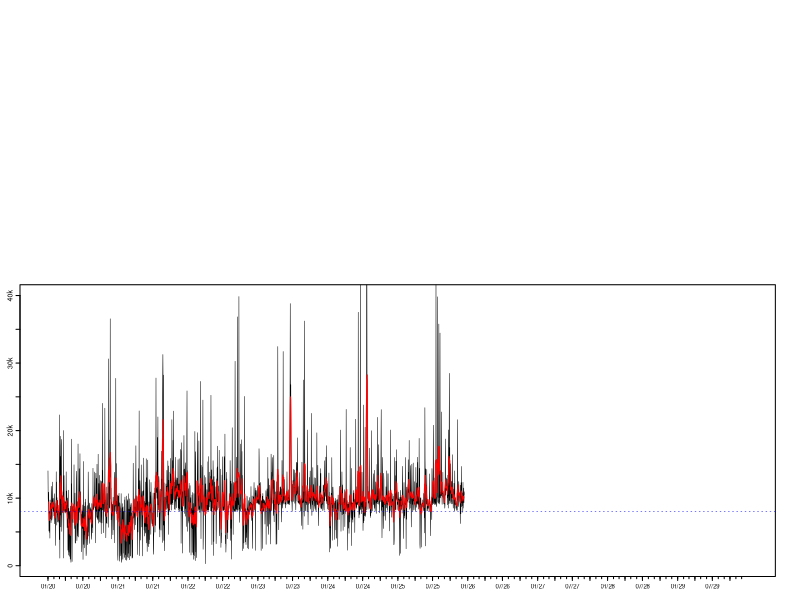

This chart was generated by the following R code: (Note: this script raises an error after producing the figure.)
##### Load libraries and initialise data ------------------------------------------------------------------

# Load libraries
library(tidyverse)
library(zoo)
library(grid)
library(gridBase)

# Set working directory
setwd("~/GitHub/CountingSteps")

# Load in step data
data <- read.csv("Data/StepData.csv")

# Format date objects
names(data)[1] <- "Year"
data <- mutate(data, Date = as.Date(paste(Month, Day, Year, sep = "/"), "%m/%d/%Y"))





##### Plot distribution of daily step counts --------------------------------------------------------------

# Function to generate histogram
hPlot <- function(){
  par(lwd = 0.5)
  histColours <-  c(colorRampPalette(c("red4", "red"), 0.5)(8), 
                    colorRampPalette(c("green", "green4"))(8), rep("green4", 24))
  h <- hist(data$Steps, breaks = seq(0, 40000, by = 1000), plot = FALSE)
  h$density <- h$counts/sum(h$counts)*100
  plot(h, freq = FALSE, xlab = "", xaxt = "n",
       ylab = "", yaxt = "n", col = histColours, main = "", ylim = c(0, 30))
  axis(side = 1, at = seq(0, 40000, by = 5000), labels = c("0", "", "10k", "", "20k", "", "30k", "", "40k"))
  axis(side = 2, at = seq(0, 30, by = 5), labels = c("0%", "", "10%", "", "20%", "", "30%"),
       mgp = c(0, 0.17, 0))
  abline(v = 8000, col = "blue", lty = 3, lwd = 0.5)
  box(lwd = 1)}





##### Plot moving average and daily counts ----------------------------------------------------------------

# Function to generate time series plot
tPlot <- function(){
  plot(data$Date, data$Steps, type = "l", ylim = c(0, 40000), xlab = "", xaxt = "n",
       ylab = "", yaxt = "n", lwd = 0.5)
  axis.Date(1, at = seq(min(data$Date), max(data$Date), by = "3 mon"), format = "%m/%y", cex.axis = 0.36)
  axis.Date(1, at = seq(min(data$Date), max(data$Date), by = "1 mon"), labels = FALSE, tcl = -0.11)
  axis(side = 2, at = seq(0, 40000, by = 5000), labels = c("0", "", "10k", "", "20k", "", "30k", "", "40k"),
       mgp = c(0, 0.17, 0))
  lines(data$Date, rollmean(data$Steps, 7, fill = list(NA, NULL, NA)), col = "red", lwd = 1)
  abline(h = 8000, col = "blue", lty = 3, lwd = 0.5)}





##### Get overall step count stats ------------------------------------------------------------------------

# Get longest goal streak
goalStreak <- rle(data$Steps >= 8000)
goalStreak <- max(goalStreak$lengths[goalStreak$values == TRUE])

# Calculate total steps, total distance, and average daily steps
# Also calculate rate that goal is met; include longest goal streak
stepStats <- c(sum(data$Steps),
               round(sum(data$Steps)*0.427/1000, 0),
               round(mean(data$Steps), 0),
               round(length(data$Steps[data$Steps >= 8000])/nrow(data)*100, 2),
               goalStreak)

# Get total and mean step count, goal rate over last 30 days
data30 <- data[(nrow(data)-30):nrow(data), ]
step30Stats <- c(sum(data30$Steps),
                 round(mean(data30$Steps), 0),
                 round(length(data30$Steps[data30$Steps >= 8000])/nrow(data30)*100, 2))





##### Combine plots into a single canvas ------------------------------------------------------------------

# Prepare graphics device
tiff(filename = "StepData.tif", width = 3304, height = 2272, units = "px", res = 800, compression = "lzw")

# Create blank page
grid.newpage()
plot.new()

# Set grid layout and activate it
gly <- grid.layout(800, 1200)
pushViewport(viewport(layout = gly))

# Plot step count time series
pushViewport(vp = viewport(layout.pos.row = 370:790, layout.pos.col = 1:1175))
par(fig = gridFIG(), mar = c(0.8, 1, 0.4, 0.4), cex.axis = 0.42, tcl = -0.2, mgp = c(0, -0.2, 0))
par(new = TRUE)
tPlot()
popViewport()

# Plot step count histogram
pushViewport(vp = viewport(layout.pos.row = 15:350, layout.pos.col = 1:700))
par(fig = gridFIG(), mar = c(0.3, 1, 0.4, 0.4), cex.axis = 0.42, tcl = -0.2, mgp = c(0, -0.2, 0))
par(new = TRUE)
hPlot()
popViewport()

# Create figure labels
grid.text(label = c("Daily Step Count", "(Distribution)", "Daily Step Count", "(Time Series)"),
          x = c(0.549, 0.549, 0.061, 0.061), y = c(0.932, 0.915, 0.488, 0.471),
          hjust = c(1, 1, 0, 0), gp = gpar(cex = 0.3))

# Create legend (top)
grid.text(label = c("Above Goal", "Below Goal"),
          x = rep(0.486, 2), y = c(0.882, 0.865),
          hjust = 0, gp = gpar(cex = 0.3))
grid.rect(x = rep(0.476, 2), y = c(0.882, 0.865),
          width = rep(0.008, 2), height = rep(0.010, 2),
          gp = gpar(col = c("green", "red"), fill = c("green", "red")))

# Create legend (bottom)
grid.text(label = c("Daily Count", "7-Day Average", "Daily Goal"),
          x = rep(0.085, 3), y = c(0.440, 0.423, 0.408),
          hjust = 0, gp = gpar(cex = 0.3))
grid.segments(x0 = rep(0.061, 3), y0 = c(0.443, 0.426, 0.411),
              x1 = rep(0.081, 3), y1 = c(0.443, 0.426, 0.411),
              gp = gpar(col = c("black", "red", "blue"), lty = c(1, 1, 3), lwd = 0.5))

# Summary stats
grid.text(label = c(paste0(stepStats[2], " km"), "Total Distance",
                    paste0(stepStats[1]), "Total Steps",
                    paste0(stepStats[3]), "Average Daily Steps",
                    paste0(sprintf(stepStats[4], fmt = "%#.2f"), "%"), "Goal Success Rate",
                    paste0(stepStats[5], " days"), "Longest Goal Streak",
                    paste0(step30Stats[1]), "30-day Total Steps",
                    paste0(step30Stats[2]), "30-day Average Daily Steps",
                    paste0(sprintf(step30Stats[3], fmt = "%#.2f"), "%"), "30-day Goal Success Rate"),
          x = rep(c(0.605, 0.709), 8), rep(c(seq(0.946, 0.755, length.out = 5),
                                             seq(0.695, 0.597, length.out = 3)), each = 2), hjust = 0,
          gp = gpar(cex = 0.5, col = c(rep(c("blue", "black"), 5), rep(c("purple", "black"), 3))))
grid.segments(x0 = 0.605, y0 = 0.725, x1 = 0.958, y1 = 0.725, gp = gpar(lwd = 0.65))

# Deactivate grid layout; finalise graphics save
popViewport()
dev.off()
